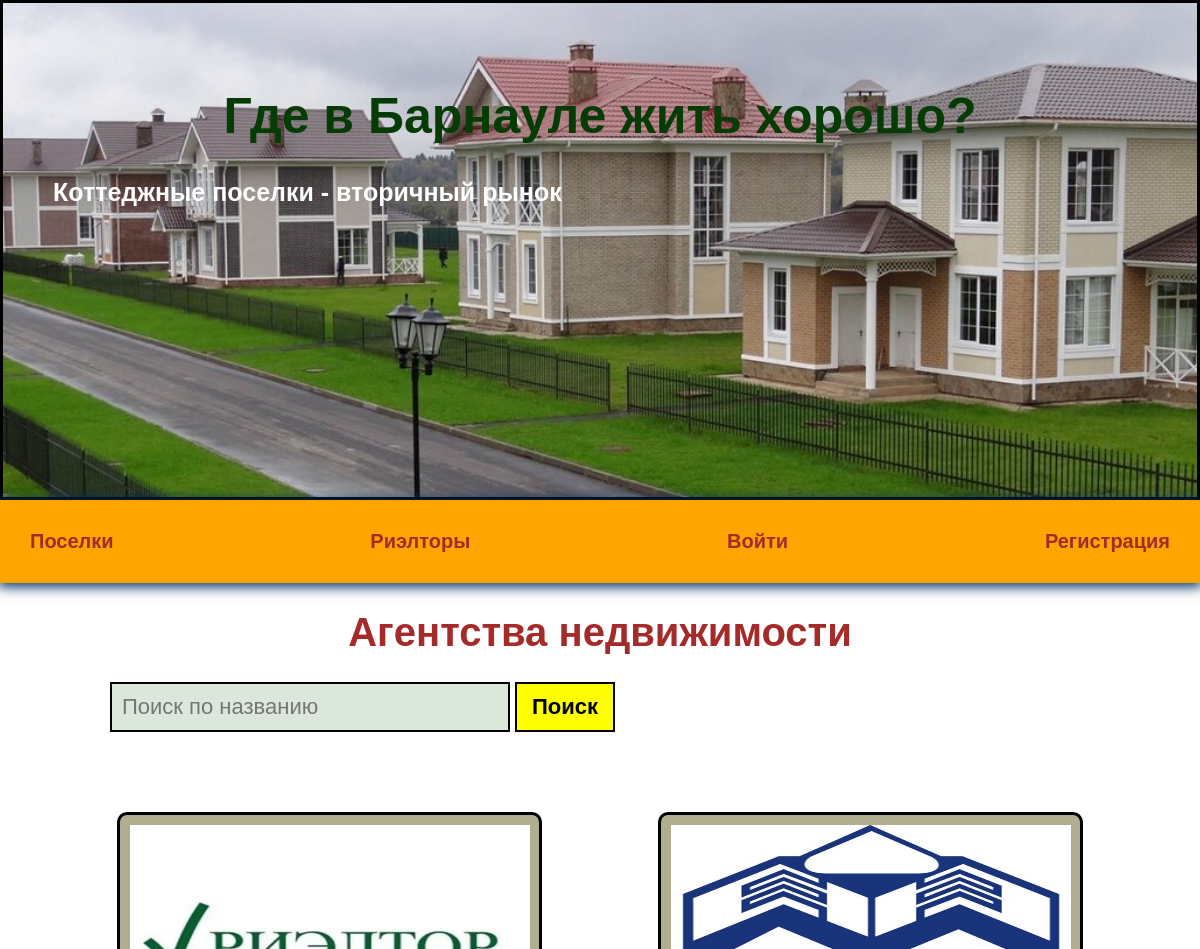
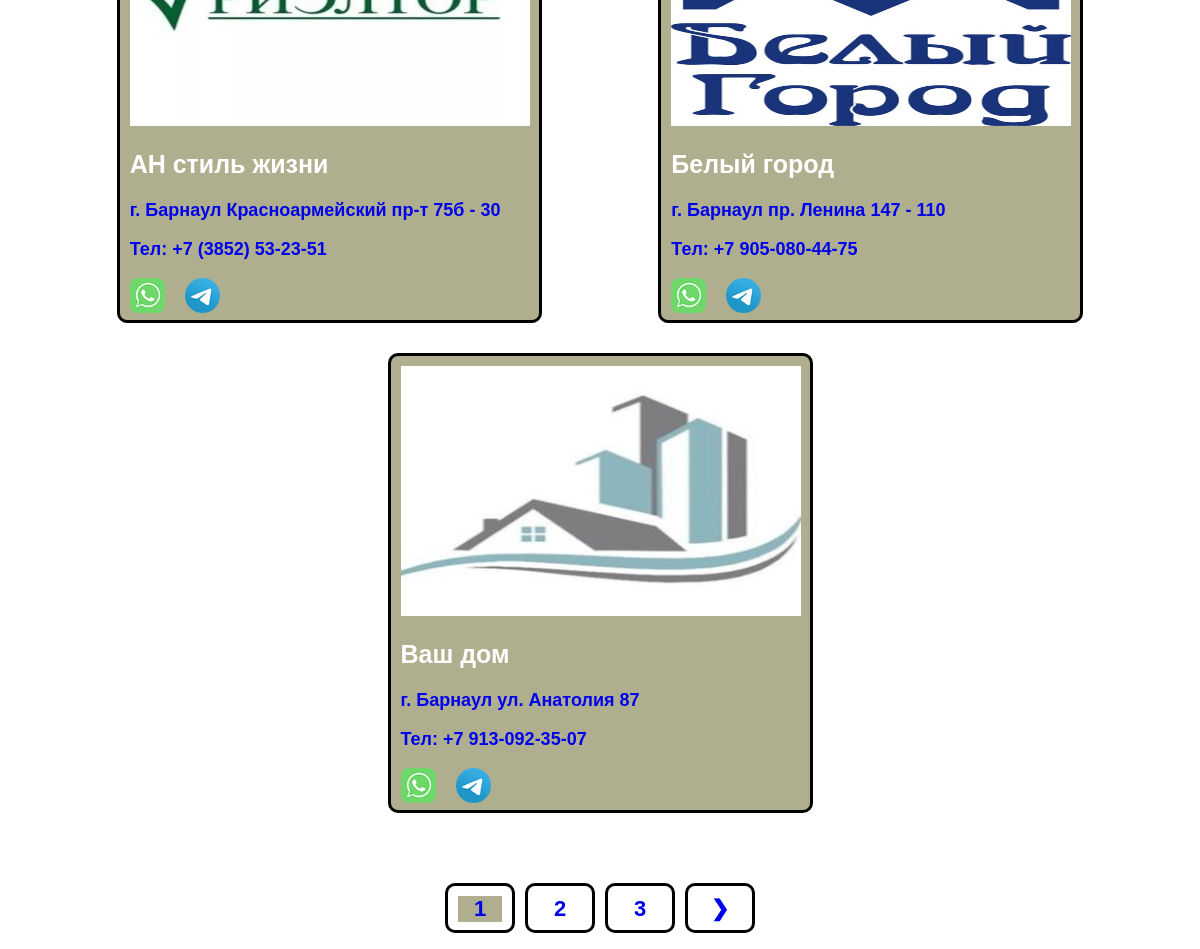
/realtors/, run on the app's committed database (2 pictures, top to bottom).
### realtors/models.py (models this page shows, shortened)
class Realtor(models.Model):
    title = models.CharField(max_length=100)
    office_adress = models.CharField(max_length=200)
    description = models.TextField(blank=True)
    featured_image = models.ImageField(upload_to="realtors", blank=True, default="default.jpg")
    experience = models.IntegerField(default=0)
    contacts = models.CharField(max_length=200, blank=True)
    website = models.CharField(max_length=400, blank=True)
    whatsapp = models.CharField(max_length=100, blank=True)
    telegram = models.CharField(max_length=100, blank=True)
    class Meta:
        ordering = ['title']
        verbose_name = 'риелтор'
        verbose_name_plural = 'риелторы'

### realtors/views.py (the view)
# urls.py: path('realtors/', include('realtors.urls')),
def realtors(request):
    search_realtor = ""
    if request.GET.get('search_realtor'):
        search_realtor = request.GET.get('search_realtor')
    rl = Realtor.objects.filter(title__icontains=search_realtor)
    page = request.GET.get('page')
    result = 3
    paginator = Paginator(rl, result)
    try:
        rl = paginator.page(page)  # http://127.0.0.1:8000/projects/?page=2
    except PageNotAnInteger:
        page = 1
        rl = paginator.page(page)  # http://127.0.0.1:8000/projects/?page=fgdfgdfg
    except EmptyPage:
        page = paginator.num_pages
        rl = paginator.page(page)
    left_number = int(page) - 2
    if left_number < 1:
        left_number = 1
    right_number = int(page) + 3
    if right_number > paginator.num_pages:
        right_number = paginator.num_pages + 1
    pages_range = range(left_number, right_number)
    context = {
        "realtors": rl,
        "search_realtor": search_realtor,
        "paginator": paginator,
        "pages_range": pages_range
    }
    return render(request, 'realtors/realtors.html', context)

### realtors/templates/realtors/realtors.html (shortened to what this page needs)
{% extends 'villages/base.html' %}
{% block content %}
<h1>Агентства недвижимости</h1>
          <form  id="search"  class="form1" action="{% url 'realtors' %}" method="get">
            <div class="form__field1">
              <input class="search_realtor"  type="text" name="search_realtor"
                placeholder="Поиск по названию" value="{{ search_realtor }}"/>
            </div>
            <input class="btn_search_realtor" type="submit" value="Поиск" />
          </form>
<div class="cards1">
    {% for realtor in realtors %}
    <div class="card1">
    <a href="{% url 'realtor' realtor.id %}" class="realtor">
        <img class="image_card" src="{{ realtor.featured_image.url }}" alt="image_card">
        <h2>
            {{ realtor.title }}
        </h2>
        <p>{{ realtor.office_adress }}</p>
        <p>Тел: {{ realtor.contacts }}</p>
        <a class="whatsapp-label" href="https://web.whatsapp.com/"></a>
        <a class="telegram-label" href="https://t.me/+79050804475"></a>
    </a>
    </div>
    {% endfor %}
</div>
<div class="pagin">
    <ul>
        {% for page in pages_range %}
        {% if page == realtors.number %}
        <li><a href="?page={{ page }}" class="pbtn-active page-link" data-page="{{ page }}">{{ page }}</a></li>
        {% else %}
        <li><a href="?page={{ page }}" class="pbtn page-link" data-page="{{ page }}">{{ page }}</a></li>
        {% endif %}
        {% endfor %}
        {% if realtors.has_next %}
        <li><a href="?page={{ realtors.next_page_number }}" class="pbtn page-link" data-page="{{ realtors.next_page_number }}">&#10095;</a></li>
        {% endif %}
    </ul>
</div>
{% endblock %}

### realtors/static/css/style.css (style rules this page uses)
body { padding: 0; margin: 0; font-family: Arial, Helvetica, sans-serif; }
h1 { text-align: center; font-size: 40px; color: brown; }
h2 { font-size: 25px; font-weight: bold; color: white; }
ul { list-style: none; padding: 0; }
a { text-decoration: none; }
.cards1 { width: 100%; margin-top: 50px; display: flex; flex-wrap: wrap; justify-content: space-evenly; }
.card1 { width: 425px; height: 460px; margin-top: 30px; padding: 10px; border: 3px solid black; border-radius: 10px; background-color: rgb(175, 175, 143); box-sizing: border-box; }
.image_card { width: 400px; height: 250px; }
input { display: block; margin-left: 300px; padding: 10px; width: 400px; height: 50px; box-sizing: border-box; font-size: 22px; border: 2px solid black; background-color: rgb(219, 231, 219); }
.form1 { display: inline-block; display: flex; margin-left: -190px; }
.form__field1 { text-align: start; }
.btn_search_realtor { background-color: yellow; width: 100px; margin-left: 5px; font-weight: bold; }
.pagin { width: 100%; margin-top: 70px; }
.pagin ul { display: flex; flex-wrap: wrap; justify-content: center; gap: 10px; }
.pagin li { display: block; width: 70px; height: 50px; padding: 10px; text-align: center; border: 3px solid black; border-radius: 10px; box-sizing: border-box; }
.pbtn { display: block; padding: 0; font-size: 22px; font-weight: bold; align-items: center; }
.pbtn-active { display: block; padding: 0; font-size: 22px; font-weight: bold; align-items: center; background-color: rgb(175, 175, 143); }
.whatsapp-label { width: 35px; height: 35px; float: left; margin-right: 20px; background: url(../realtors/wa-logo.png) no-repeat center top / cover; }
.telegram-label { width: 35px; height: 35px; float: left; margin-right: 20px; background: url(../realtors/tg-logo.png) no-repeat center top / cover; }
.card1 p { font-size: 18px; font-weight: bold; }

### data on the page
Realtor: featured_image (picture), title "АН стиль жизни", office_adress "г. Барнаул Красноармейский пр-т 75б - 30", contacts "+7 (3852) 53-23-51"
Realtor: featured_image (picture), title "Белый город", office_adress "г. Барнаул пр. Ленина 147 - 110", contacts "+7 905-080-44-75"
Realtor: featured_image (picture), title "Ваш дом", office_adress "г. Барнаул ул. Анатолия 87", contacts "+7 913-092-35-07"

### other printed values
{{ page }} "1"
{{ page }} "2" "3"
